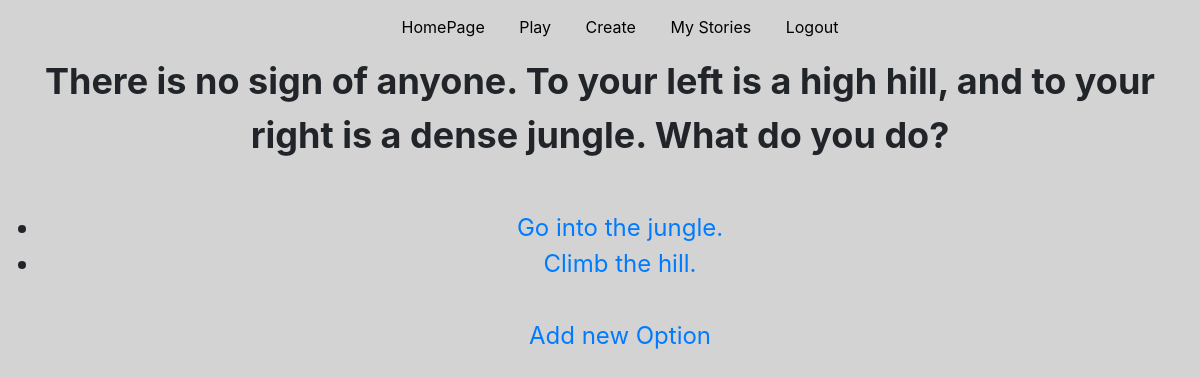
Screenshot of /AdvAPP/2/ (signed in) with the database file from the repository.
### AdvAPP/models.py (models this page shows, shortened)
class AdventureText(models.Model):
    story = models.ForeignKey(Stories, default="", on_delete=models.CASCADE)
    adv_text = models.TextField()

class ChoiceText(models.Model):
    choice_text = models.CharField(max_length=300)
    choice_of = models.ForeignKey(AdventureText, on_delete=models.CASCADE)
    result_text = models.IntegerField(default=0)

### AdvAPP/views.py (the view)
# urls.py: path('<int:result_text>/', views.playing, name='playing'),
def playing(request, result_text):
    try:
        adventureText = AdventureText.objects.get(pk=result_text)
    except AdventureText.DoesNotExist:
        raise Http404("Story does not exist")
    return render(request, 'playing.html', {'adventureText': adventureText})

### templates/playing.html (shortened to what this page needs)
{% extends 'base.html' %}
{% block content %}
    <div id="adventure">{{ adventureText.adv_text }}</div>
    <br> <br>
    <div id="choices">
        <ul>
        {% for choicetext in adventureText.choicetext_set.all %}
            {% if user.is_authenticated %}
                <li><a href="/AdvAPP/authen/{{ choicetext.result_text }}/">{{ choicetext.choice_text }}</a></li>
            {% else %}
                <li><a href="/AdvAPP/{{ choicetext.result_text }}/">{{ choicetext.choice_text }}</a></li>
            {% endif %}
        {% endfor %}
        <br>
        {% if user.is_authenticated %}
            {% if user.username == adventureText.story.author %}
                {% if adventureText.choice_set.result_text != "Start" %}
                <a href="/AdvAPP/authen/create/{{ adventureText.story.pk }}/{{ adventureText.pk }}">Add new Option</a>
                {% endif %}
            {% endif %}
        {% endif %}
        </ul>
    </div>
{% endblock %}

### static/style.css (style rules this page uses)
body { background-color: lightgray; }
#choices { text-align: center; align-content: center; font-size: 2vw; }
#adventure { text-align: center; font-size: 3vw; font-weight: bold; }

### rows the page displays
AdventureText: adv_text "There is no sign of anyone. To your left is a high hill, and to your right is a dense jungle. What do you do?"
ChoiceText: choice_text "Go into the jungle."
ChoiceText: choice_text "Climb the hill."
